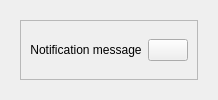
        <widget class="QWidget" name="footer" native="true">
         <layout class="QVBoxLayout" name="verticalLayout_14">
          <item>
           <widget class="QCustomSlideMenu" name="notificationSlide" native="true">
            <layout class="QVBoxLayout" name="verticalLayout_15">
             <item>
              <widget class="QFrame" name="frame_7">
               <property name="frameShape">
                <enum>QFrame::StyledPanel</enum>
               </property>
               <property name="frameShadow">
                <enum>QFrame::Raised</enum>
               </property>
               <layout class="QHBoxLayout" name="horizontalLayout_7">
                <item>
                 <widget class="QLabel" name="label_8">
                  <property name="sizePolicy">
                   <sizepolicy hsizetype="Expanding" vsizetype="Preferred">
                    <horstretch>0</horstretch>
                    <verstretch>0</verstretch>
                   </sizepolicy>
                  </property>
                  <property name="text">
                   <string>Notification message</string>
                  </property>
                  <property name="alignment">
                   <set>Qt::AlignCenter</set>
                  </property>
                 </widget>
                </item>
                <item alignment="Qt::AlignRight">
                 <widget class="QPushButton" name="closeNotification">
                  <property name="toolTip">
                   <string>Close notification</string>
                  </property>
                  <property name="text">
                   <string />
                  </property>
                  <property name="icon">
                   <iconset resource="../Qss/icons/_icons.qrc">
                    <normaloff>:/feather/icons/feather/window_close.png</normaloff>:/feather/icons/feather/window_close.png</iconset>
                  </property>
                 </widget>
                </item>
               </layout>
              </widget>
             </item>
            </layout>
           </widget>
          </item>
         </layout>
        </widget>
